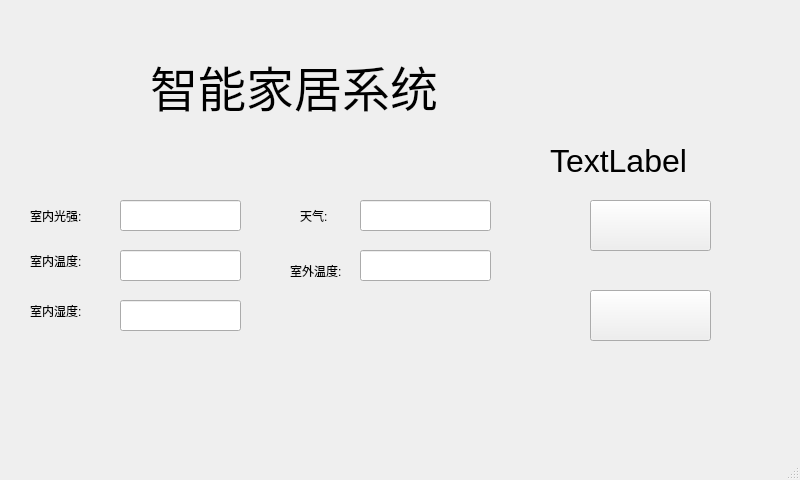
<?xml version="1.0" encoding="UTF-8"?>
<ui version="4.0">
 <class>MainWindow</class>
 <widget class="QMainWindow" name="MainWindow">
  <property name="geometry">
   <rect>
    <x>0</x>
    <y>0</y>
    <width>800</width>
    <height>480</height>
   </rect>
  </property>
  <property name="windowTitle">
   <string>MainWindow</string>
  </property>
  <widget class="QWidget" name="centralwidget">
   <widget class="QPushButton" name="LEDButton">
    <property name="geometry">
     <rect>
      <x>590</x>
      <y>290</y>
      <width>121</width>
      <height>51</height>
     </rect>
    </property>
    <property name="text">
     <string/>
    </property>
   </widget>
   <widget class="QPushButton" name="FANButton">
    <property name="geometry">
     <rect>
      <x>590</x>
      <y>200</y>
      <width>121</width>
      <height>51</height>
     </rect>
    </property>
    <property name="text">
     <string/>
    </property>
   </widget>
   <widget class="QLabel" name="label">
    <property name="geometry">
     <rect>
      <x>30</x>
      <y>190</y>
      <width>91</width>
      <height>51</height>
     </rect>
    </property>
    <property name="text">
     <string>室内光强:</string>
    </property>
   </widget>
   <widget class="QLineEdit" name="lsensEdit">
    <property name="geometry">
     <rect>
      <x>120</x>
      <y>200</y>
      <width>121</width>
      <height>31</height>
     </rect>
    </property>
   </widget>
   <widget class="QLabel" name="label_2">
    <property name="geometry">
     <rect>
      <x>30</x>
      <y>240</y>
      <width>81</width>
      <height>41</height>
     </rect>
    </property>
    <property name="text">
     <string>室内温度:</string>
    </property>
   </widget>
   <widget class="QLabel" name="label_3">
    <property name="geometry">
     <rect>
      <x>30</x>
      <y>290</y>
      <width>81</width>
      <height>41</height>
     </rect>
    </property>
    <property name="text">
     <string>室内湿度:</string>
    </property>
   </widget>
   <widget class="QLineEdit" name="temperatureEdit">
    <property name="geometry">
     <rect>
      <x>120</x>
      <y>250</y>
      <width>121</width>
      <height>31</height>
     </rect>
    </property>
   </widget>
   <widget class="QLineEdit" name="humidityEdit">
    <property name="geometry">
     <rect>
      <x>120</x>
      <y>300</y>
      <width>121</width>
      <height>31</height>
     </rect>
    </property>
   </widget>
   <widget class="QLabel" name="label_4">
    <property name="geometry">
     <rect>
      <x>300</x>
      <y>200</y>
      <width>81</width>
      <height>31</height>
     </rect>
    </property>
    <property name="text">
     <string>天气:</string>
    </property>
   </widget>
   <widget class="QLabel" name="label_5">
    <property name="geometry">
     <rect>
      <x>290</x>
      <y>250</y>
      <width>81</width>
      <height>41</height>
     </rect>
    </property>
    <property name="text">
     <string>室外温度:</string>
    </property>
   </widget>
   <widget class="QLineEdit" name="weatherEdit">
    <property name="geometry">
     <rect>
      <x>360</x>
      <y>200</y>
      <width>131</width>
      <height>31</height>
     </rect>
    </property>
   </widget>
   <widget class="QLineEdit" name="IndoortemEdit">
    <property name="geometry">
     <rect>
      <x>360</x>
      <y>250</y>
      <width>131</width>
      <height>31</height>
     </rect>
    </property>
   </widget>
   <widget class="QLabel" name="label_curtime">
    <property name="geometry">
     <rect>
      <x>550</x>
      <y>130</y>
      <width>301</width>
      <height>61</height>
     </rect>
    </property>
    <property name="font">
     <font>
      <pointsize>24</pointsize>
     </font>
    </property>
    <property name="text">
     <string>TextLabel</string>
    </property>
   </widget>
   <widget class="QLabel" name="weather_img">
    <property name="geometry">
     <rect>
      <x>570</x>
      <y>20</y>
      <width>96</width>
      <height>96</height>
     </rect>
    </property>
    <property name="text">
     <string/>
    </property>
   </widget>
   <widget class="QLabel" name="label_6">
    <property name="geometry">
     <rect>
      <x>150</x>
      <y>50</y>
      <width>331</width>
      <height>71</height>
     </rect>
    </property>
    <property name="font">
     <font>
      <pointsize>36</pointsize>
     </font>
    </property>
    <property name="text">
     <string>智能家居系统</string>
    </property>
   </widget>
  </widget>
  <widget class="QMenuBar" name="menubar">
   <property name="geometry">
    <rect>
     <x>0</x>
     <y>0</y>
     <width>800</width>
     <height>28</height>
    </rect>
   </property>
  </widget>
  <widget class="QStatusBar" name="statusbar"/>
 </widget>
 <resources/>
 <connections/>
</ui>
